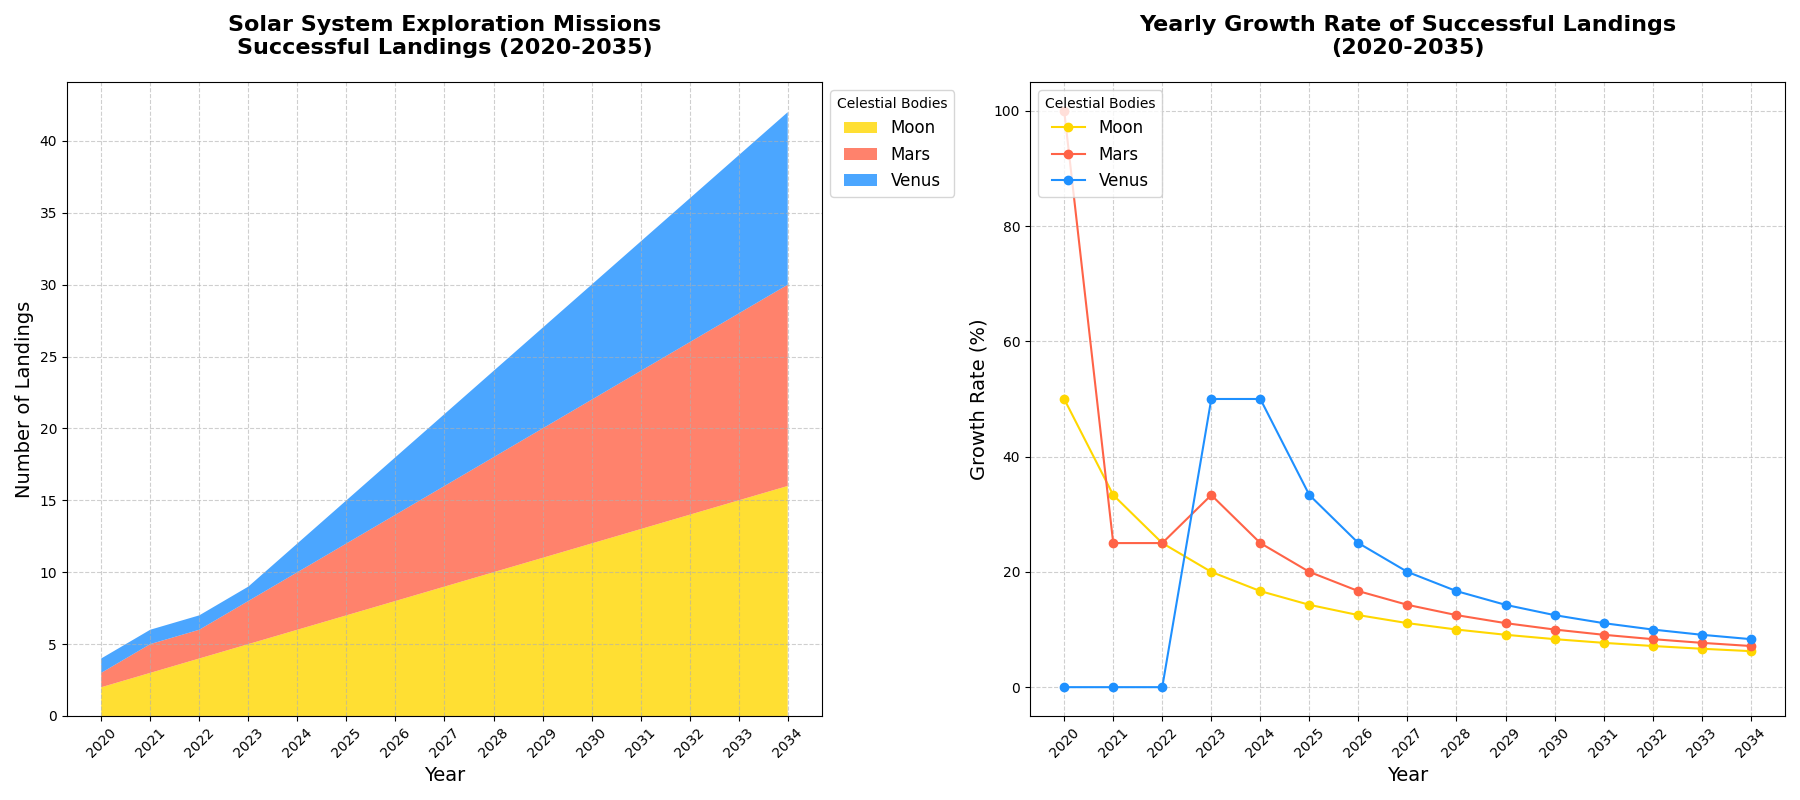

Recreate this plot in Python.
import matplotlib.pyplot as plt
import numpy as np

# Backstory: Solar System Exploration Missions - Successful landings on various celestial bodies (2020-2035)
# Data represents the number of successful landings on the Moon, Mars, and Venus over the years.

# Define the years
years = np.arange(2020, 2035)

# Define the number of successful landings
moon_landings = np.array([2, 3, 4, 5, 6, 7, 8, 9, 10, 11, 12, 13, 14, 15, 16])
mars_landings = np.array([1, 2, 2, 3, 4, 5, 6, 7, 8, 9, 10, 11, 12, 13, 14])
venus_landings = np.array([1, 1, 1, 1, 2, 3, 4, 5, 6, 7, 8, 9, 10, 11, 12])

# Create the figure and subplots
fig, (ax1, ax2) = plt.subplots(1, 2, figsize=(18, 8))

# Subplot 1: Stacked Area Chart for Landings
ax1.stackplot(years, moon_landings, mars_landings, venus_landings,
              labels=['Moon', 'Mars', 'Venus'],
              colors=['#FFD700', '#FF6347', '#1E90FF'], alpha=0.8)
ax1.set_title("Solar System Exploration Missions\nSuccessful Landings (2020-2035)", fontsize=16, fontweight='bold', pad=20)
ax1.set_xlabel("Year", fontsize=14)
ax1.set_ylabel("Number of Landings", fontsize=14)
ax1.set_xticks(years[::1])
ax1.tick_params(axis='x', rotation=45)
ax1.legend(loc='upper left', title="Celestial Bodies", fontsize=12, bbox_to_anchor=(1, 1))
ax1.grid(True, linestyle='--', alpha=0.6)

# Subplot 2: Line Plot for Yearly Growth Rate
# Calculate yearly growth rates
moon_growth_rate = np.gradient(moon_landings) / moon_landings * 100
mars_growth_rate = np.gradient(mars_landings) / mars_landings * 100
venus_growth_rate = np.gradient(venus_landings) / venus_landings * 100

ax2.plot(years, moon_growth_rate, label='Moon', color='#FFD700', marker='o')
ax2.plot(years, mars_growth_rate, label='Mars', color='#FF6347', marker='o')
ax2.plot(years, venus_growth_rate, label='Venus', color='#1E90FF', marker='o')
ax2.set_title("Yearly Growth Rate of Successful Landings\n(2020-2035)", fontsize=16, fontweight='bold', pad=20)
ax2.set_xlabel("Year", fontsize=14)
ax2.set_ylabel("Growth Rate (%)", fontsize=14)
ax2.set_xticks(years[::1])
ax2.tick_params(axis='x', rotation=45)
ax2.legend(loc='upper left', title="Celestial Bodies", fontsize=12)
ax2.grid(True, linestyle='--', alpha=0.6)

# Adjust layout for readability and display the plots
plt.tight_layout()
plt.show()
